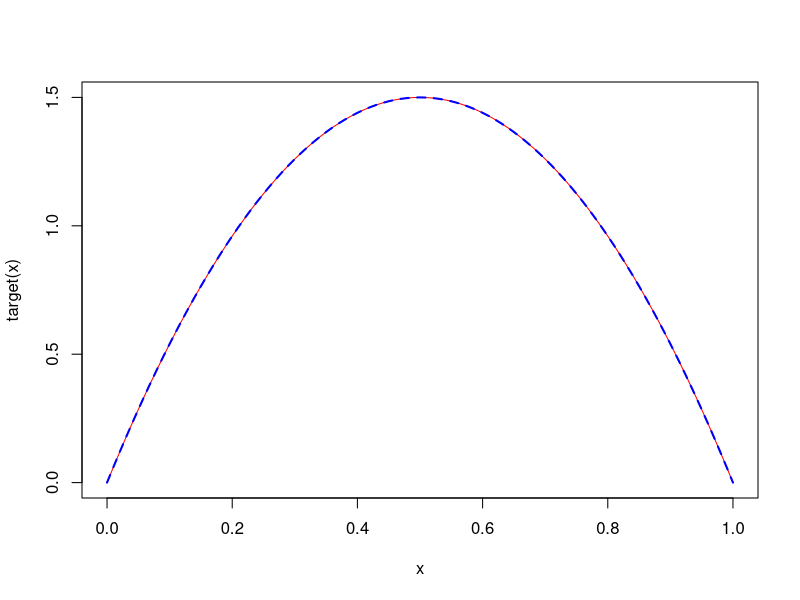
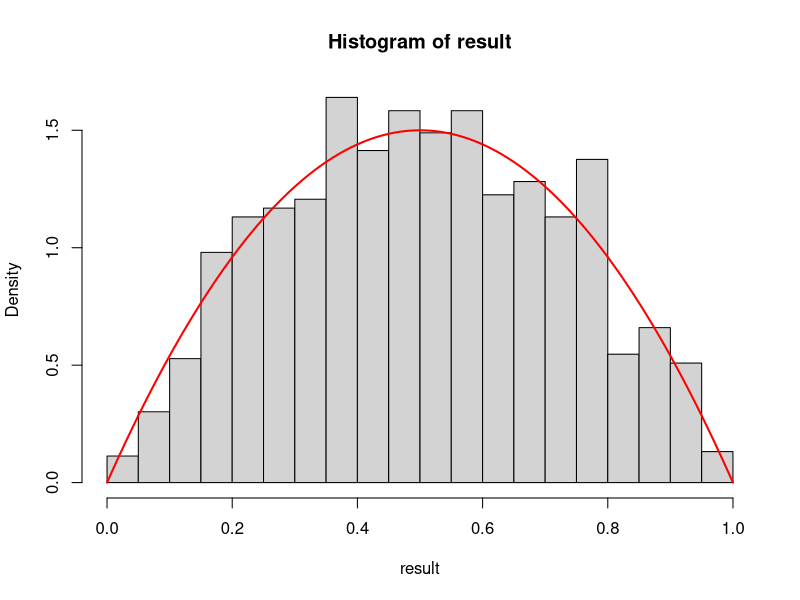
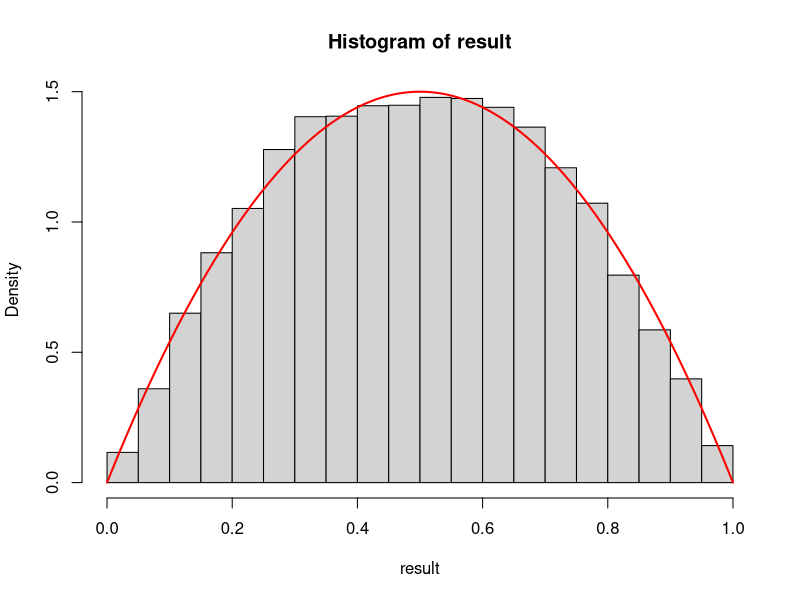
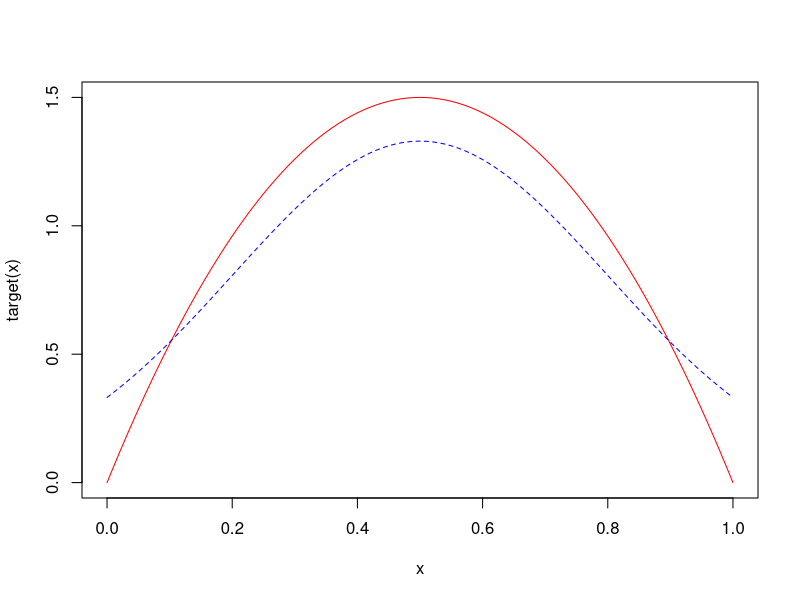
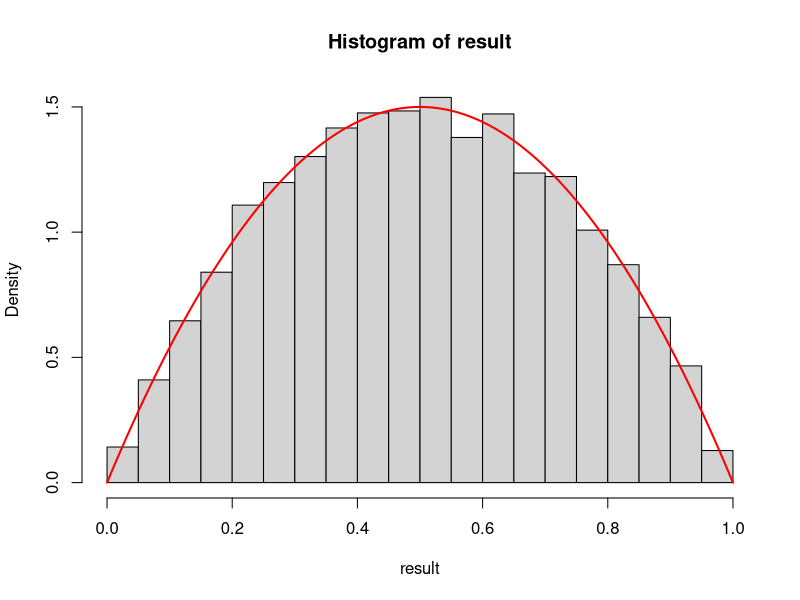

Here is the R script that generated these plots, in order:
#-------------------------------------------#
# target function
#-------------------------------------------#
# f(x) = 6*x*(1-x) if x is between 0 and 1
# f(x) = 0 otherwise
target <- function(x){
  result <- 6*x*(1-x)
  result[x<0 | x>1] <- 0
  return(result)
}

# visualize the target function
curve(target(x),col='red') 

# note: the target is actually beta(2,2) density
curve(dbeta(x,shape1=2,shape2=2),add=T,col='blue',lwd=2,lty='dashed')


#-------------------------------------------#
# sampling using acceptance-rejection
#-------------------------------------------#

####### proposal: unif(0,1)

nsim <- 10000
result <- numeric()
C <- 10

# run algorithm
for(i in 1:nsim){
  prop <- runif(1)
  u <- runif(1)
  acc.rate <- target(prop)/(C*dunif(prop))
  if( u < acc.rate){
    result <- c(result,prop)
  }
}

# verify result
mean(result) #should be close to 0.5

hist(result,nclass=20,prob=T)
curve(target(x),add=T,col='red',lwd=2)  #histogram should be close to target

length(result)/nsim #acceptance rate, close to 1/C



#-------------------------------------------#
# sampling using SIR with uniform importance function
#-------------------------------------------#
nsim.target <- 10000
nsim.initial <- nsim.target*10

# draw candidates
candidates <- runif(nsim.initial)

# calculate weights
weights <- target(candidates)/dunif(candidates)
# weights/sum(weights) # can standardize the weights

# resample
result <- sample(candidates,size=nsim.target,replace=T,prob=weights)

# verify results
mean(result) #should be close to 0.5
hist(result,nclass=20,probability=T)
curve(target(x),add=T,col='red',lwd=2)



#-------------------------------------------#
# sampling using SIR with normal importance function
#-------------------------------------------#
nsim.target <- 10000
nsim.initial <- nsim.target*10

# specify normal parameters
prop.mean <- 0.5
prop.sd <- 0.3

# compare target with the importance function
curve(target(x),col='red') 
curve(dnorm(x,mean=prop.mean,sd=prop.sd),col='blue',add=T,lty='dashed')


# draw candidates
candidates <- rnorm(nsim.initial,mean=prop.mean,sd=prop.sd)
weights <- target(candidates)/dnorm(candidates,mean=prop.mean,sd=prop.sd)

# resample
result <- sample(candidates,size=nsim.target,replace=T,prob=weights)

# verify results
mean(result) #should be close to 0.5
hist(result,nclass=20,probability=T)
curve(target(x),add=T,col='red',lwd=2)
